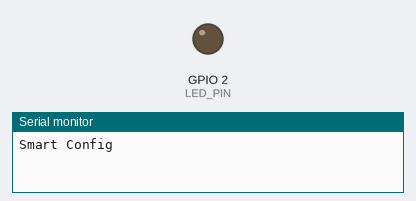
Bench run of a sketch on a simulated ESP32. On the bench: output pins drawn as LEDs (lit = HIGH), the last lines printed to the serial monitor. Dashed ring = blinking.

Above: at 0.2 s.
At 2.67 s:
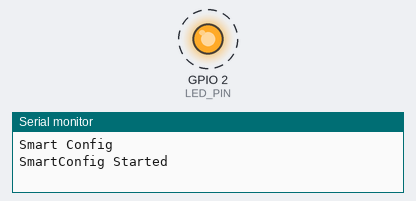
Timing chart, 0 to 3.0 s (numbered marks = the images above):
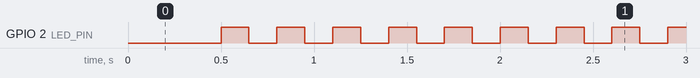

Measured:
- by itself, GPIO 2 (LED_PIN): alternates HIGH for 0.15 s and LOW for 0.15 s

The sketch:

Smart_Config.ino
```cpp
#include <WiFi.h>

#define LED_PIN 2
bool state = false;

void setup() {
  // int cnt = 0;
  //Khởi tạo baud 115200
  Serial.begin(115200);
  pinMode(LED_PIN,OUTPUT);
  Serial.println("Smart Config");
  //WiFi.disconnect();
  //Mode wifi là station
  WiFi.mode(WIFI_STA);
  delay(500);
  WiFi.beginSmartConfig();
  Serial.println("SmartConfig Started");
  while (WiFi.status() != WL_CONNECTED)
  {
      digitalWrite(LED_PIN, !digitalRead(LED_PIN));
      delay(150);
  }
  Serial.println("WIFI CONNECTED");
  Serial.println("...");
  digitalWrite(LED_PIN,1);
  Serial.println(WiFi.localIP());
  Serial.println(WiFi.SSID());
  Serial.println(WiFi.psk());
}
void loop() {
}
```
